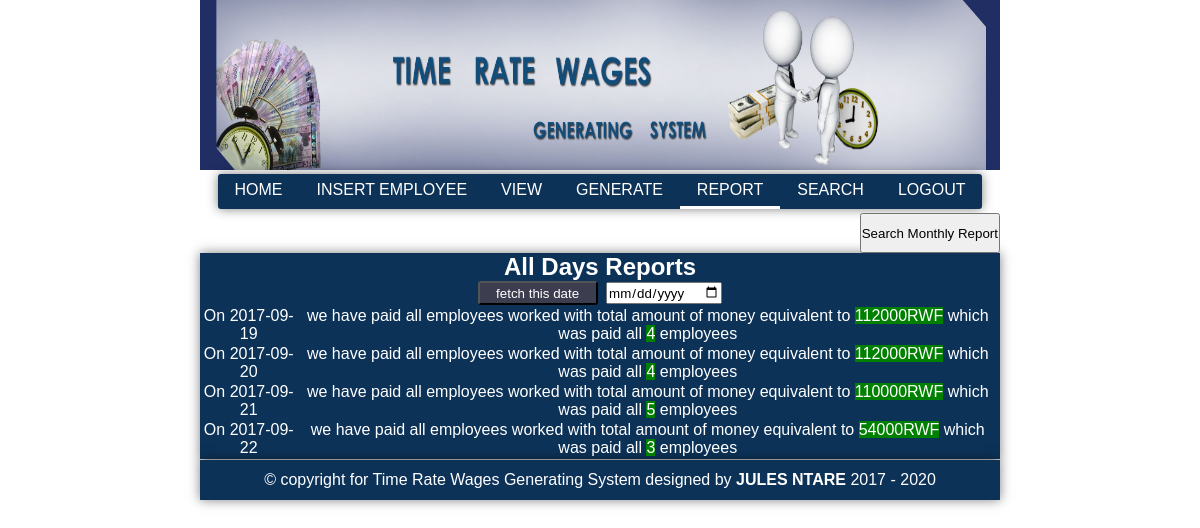
Page /report.php (signed in) on the committed database.
### tables this page shows
CREATE TABLE `report` (
  `id` int(11) NOT NULL,
  `moneyout` int(64) NOT NULL,
  `workers` int(64) NOT NULL,
  `date` date NOT NULL
);

### report.php (the view, shortened to what this page needs)
<?php
include('empconnect.php');
 ?>
<!DOCTYPE html>
<html>
<head>
<link rel="stylesheet" type="text/css" href="css/emptime.css">
</head>
<body>
<header>
	<img src="images/banner.jpg">
	<nav>
		<ul>
			<li><a href="home.php" title="Home page">HOME</a></li>
			<li><a href="register.php" title="Registration room">INSERT EMPLOYEE</a></li>
			<li><a href="view.php" title="View Employees">VIEW</a></li>
			<li><a href="generate.php" title="active Employees">GENERATE</a></li>
			<li class="active"><a href="report.php" title="Report of the day">REPORT</a></li>
			<li><a href="search.php" title="retreiving room">SEARCH</a></li>
			<li><a href="logout.php" title="Get out of the system">LOGOUT</a></li>
		</ul>
	</nav>
<span><a href="mreport.php"><button style="height:40px; width:auto;">Search Monthly Report</button></a></span>
</header>
<section class="view_section">
<h1>All Days Reports</h1>
<span class="searching">
	<form method="POST" action="report.php">
		<input type="submit" name="search" value="fetch this date">
		<input type="date" name="date">
	</form>
</span>
<?php
if (isset($_POST['search']) && !empty($_POST['date'])) {
	?>
	<table id="response_table">
<?php
$date=date("Y-m-d");
$time=date("H:i:s A");
$selec=mysqli_query($conn,"SELECT* from report");
$fec=mysqli_fetch_array($selec);
$da=$fec['date'];
$search_by_date=$_POST['date'];
if (isset($_POST['search'])) {
$qy=mysqli_query($conn,"SELECT* from report where date='$search_by_date'");
$num=mysqli_num_rows($qy);
if ($num==0) {
	echo "<script>";
	echo "alert('no report done at this date')";
	echo "</script>";
	header("Refresh:0");
}
else{
	$i=1;
	while ($row=mysqli_fetch_array($qy)) {
		if ($i<=4) {
		echo "<tr>";
		echo "<td>On ".$search_by_date."<br></td>";
		echo "<td> we have paid all employees worked with total amount of money equivalent to <span style='background-color:green; color:white;'>".$row['moneyout']."RWF</span> which was paid all <span style='background-color:green; color:white;'>".$row['workers']."</span> employees</td>";
		echo "</tr>";
	}
	}
	}
}
?>
<br><br>
	</table>
<?php
}
else
{
?>
<table id="response_table">
<?php
$date=date("Y-m-d");
$moneyout=mysqli_query($conn,"SELECT sum(salaryearned) from temp where date='$date'");
$add=mysqli_fetch_array($moneyout);
$sum=$add['sum(salaryearned)'];
$number_of_workers=mysqli_query($conn,"SELECT username from temp where date='$date'");
$count=mysqli_num_rows($number_of_workers);
$select=mysqli_query($conn,"SELECT*from report where date='$date'");
$fetch=mysqli_fetch_array($select);
$d=$fetch['date'];
if ($d==$date) {
mysqli_query($conn,"UPDATE report set moneyout='$sum',workers='$count' where date='$date' order by date");
	$qy=mysqli_query($conn,"SELECT* from report");
	$i=1;
	while ($row=mysqli_fetch_array($qy)) {
		if ($i<5) {
		echo "<tr>";
		echo "<td>On ".$row['date']."<br></td>";
		echo "<td> we have paid all employees worked with total amount of money equivalent to <span style='background-color:green; color:white;'>".$row['moneyout']."RWF</span> which was paid all <span style='background-color:green; color:white;'>".$row['workers']."</span> employees</td>";
		echo "</tr>";
		$i++;
	}
}
}
else
{
	mysqli_query($conn,"INSERT into report values('','$sum','$count',NOW())");
	$query=mysqli_query($conn,"SELECT* from report");
	while ($row=mysqli_fetch_array($query)) {
		echo "<tr>";
		echo "<td>On ".$row['date']."<br></td>";
		echo "<td> we have paid all employees worked with total amount of money equivalent to <span style='background-color:green;'>".$row['moneyout']."RWF</span> which was paid all <span style='background-color:green;'>".$row['workers']."</span> employees</td>";
		echo "</tr>";
	}
}
?>
</table>
<?php
}
?>
</section>
<?php include('footer.php'); ?>
</body>
</html>

### footer.php
<footer>
	&copy copyright for Time Rate Wages Generating System designed by  <b>JULES NTARE</b>  2017 - <script type="text/javascript">document.write(new Date().getFullYear())</script>
</footer>

### css/emptime.css (style rules this page uses)
* { font-family: sans-serif; margin: 0; padding: 0; box-sizing: border-box; }
header { width: 100%; text-align: center; }
header img { width: 800px; height: 170px; }
header nav { width: 100%; margin: 0 auto; }
nav ul { background-color: rgb(12, 50, 88); box-shadow: 0px 0px 11px rgba(0, 0, 0, 0.5); list-style: none; display: inline-block; border-radius: 3px; }
li { float: left; padding: 7px 17px; }
.active { border-bottom: 3px solid #fff; }
ul li a { color: white; text-decoration: none; border-radius: 3px; }
header span { display: block; text-align: right; width: 800px; margin: 0 auto; }
section { display: block; text-align: center; width: 800px; margin: 0 auto; height: 320px; box-shadow: 0px 0px 11px rgba(0, 0, 0, 0.5); background-color: rgb(12, 50, 88); color: #fff; }
.view_section { height: auto; }
input[type='submit'], input[type='reset'] { background: rgb(61, 61, 80); cursor: pointer; border-radius: 3px; height: 24px; width: 120px; margin-right: 10px; color: #fff; margin-top: 30px; }
.searching { width: 300px; height: auto; }
.searching form { width: 100%; }
.searching input { margin: 0 2px; display: inline-block; }
footer { display: block; text-align: center; background-color: rgb(12, 50, 88); color: #fff; width: 800px; height: 40px; line-height: 40px; margin: 0 auto; margin-top: 1px; overflow: hidden; box-shadow: 0px 0px 11px rgba(0, 0, 0, 0.5); }

### rows in the picture
report: date "2017-09-19", moneyout "112000", workers "4"
report: date "2017-09-20", moneyout "112000", workers "4"
report: date "2017-09-21", moneyout "110000", workers "5"
report: date "2017-09-22", moneyout "54000", workers "3"
